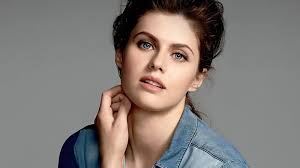
#> input picture Open_cv/d.jpg, 300 x 168 px
$ python rgb2binary.py
#> lines starting #> are read from the running program, lines starting #| are printed output that depends on the picture; after the words box and inside, x2 and y2 are one past the last pixel; in counts of white or black regions, pixels touching at a corner belong together
import cv2
img=cv2.imread("d.jpg",0)  #direct method to convert rgb to gray scale image just worte 0 with file name.
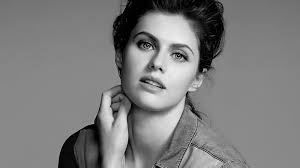
#> img: shape (168, 300); min 0, max 240, mean 124.8
cv2.imshow("RGB image",img)
ret,bi=cv2.threshold(img,127,255,cv2.THRESH_BINARY)
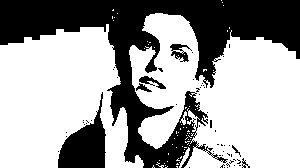
#> bi: shape (168, 300); 63.5% white; 56 black regions (49 under 20 px), largest, box (x1, y1, x2, y2) and area: (0, 0, 300, 168) 16013, (58, 92, 106, 168) 1818, (170, 44, 192, 62) 186
# ret mean return it is used to save the value of different layer.
cv2.waitKey(0)
cv2.destroyAllWindows()

$ run again, with Open_cv/k1.jpg copied over Open_cv/d.jpg
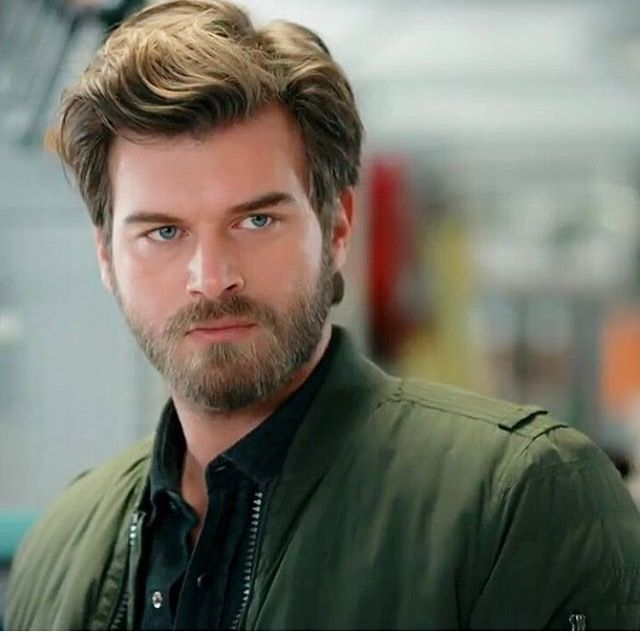
#> input picture Open_cv/k1.jpg, 640 x 633 px
#> `img=cv2.imread("d.jpg",0)`:
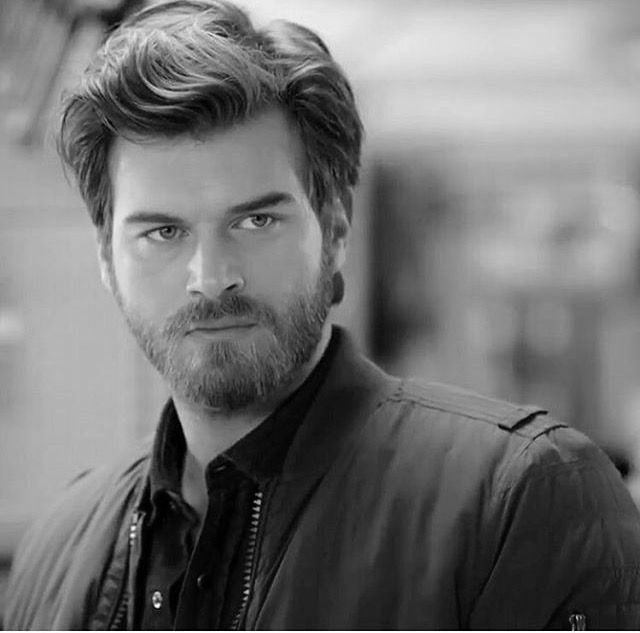
#> img: shape (633, 640); min 0, max 255, mean 115.1
#> `ret,bi=cv2.threshold(img,127,255,cv2.THRESH_BINARY)`:
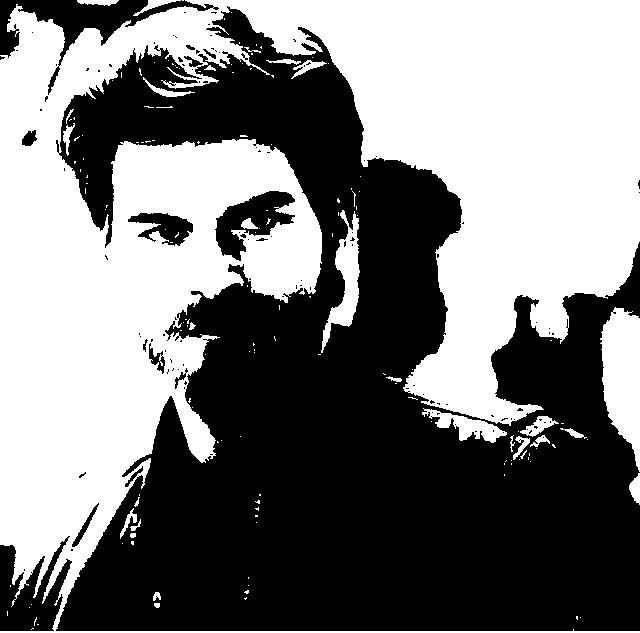
#> bi: shape (633, 640); 48.8% white; 151 white regions (123 under 20 px), largest, box (x1, y1, x2, y2) and area: (0, 0, 640, 633) 186949, (600, 307, 640, 472) 4495, (321, 210, 360, 353) 2022
